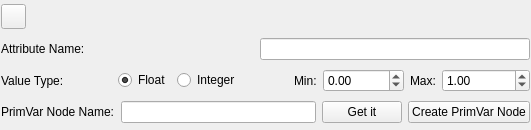
<?xml version="1.0" encoding="UTF-8"?>
<ui version="4.0">
 <class>Form</class>
 <widget class="QWidget" name="Form">
  <property name="geometry">
   <rect>
    <x>0</x>
    <y>0</y>
    <width>531</width>
    <height>130</height>
   </rect>
  </property>
  <property name="maximumSize">
   <size>
    <width>16777215</width>
    <height>130</height>
   </size>
  </property>
  <property name="windowTitle">
   <string>Form</string>
  </property>
  <layout class="QVBoxLayout" name="mainLayout">
   <property name="margin">
    <number>1</number>
   </property>
   <item>
    <widget class="QPushButton" name="delete_this">
     <property name="minimumSize">
      <size>
       <width>25</width>
       <height>25</height>
      </size>
     </property>
     <property name="maximumSize">
      <size>
       <width>25</width>
       <height>25</height>
      </size>
     </property>
     <property name="text">
      <string/>
     </property>
    </widget>
   </item>
   <item>
    <layout class="QHBoxLayout" name="horizontalLayout">
     <item>
      <widget class="QLabel" name="label">
       <property name="text">
        <string>Attribute Name:</string>
       </property>
      </widget>
     </item>
     <item>
      <widget class="QLineEdit" name="attr_name">
       <property name="maximumSize">
        <size>
         <width>270</width>
         <height>16777215</height>
        </size>
       </property>
      </widget>
     </item>
    </layout>
   </item>
   <item>
    <layout class="QHBoxLayout" name="horizontalLayout_3">
     <item>
      <widget class="QLabel" name="label_2">
       <property name="text">
        <string>Value Type:</string>
       </property>
      </widget>
     </item>
     <item>
      <spacer name="horizontalSpacer_2">
       <property name="orientation">
        <enum>Qt::Horizontal</enum>
       </property>
       <property name="sizeHint" stdset="0">
        <size>
         <width>40</width>
         <height>20</height>
        </size>
       </property>
      </spacer>
     </item>
     <item>
      <widget class="QRadioButton" name="type_float">
       <property name="text">
        <string>Float</string>
       </property>
       <property name="checked">
        <bool>true</bool>
       </property>
      </widget>
     </item>
     <item>
      <widget class="QRadioButton" name="type_int">
       <property name="text">
        <string>Integer</string>
       </property>
      </widget>
     </item>
     <item>
      <spacer name="horizontalSpacer">
       <property name="orientation">
        <enum>Qt::Horizontal</enum>
       </property>
       <property name="sizeHint" stdset="0">
        <size>
         <width>40</width>
         <height>20</height>
        </size>
       </property>
      </spacer>
     </item>
     <item>
      <widget class="QLabel" name="label_3">
       <property name="text">
        <string>Min:</string>
       </property>
      </widget>
     </item>
     <item>
      <widget class="QDoubleSpinBox" name="min_value">
       <property name="minimum">
        <double>-10000.000000000000000</double>
       </property>
       <property name="singleStep">
        <double>0.100000000000000</double>
       </property>
      </widget>
     </item>
     <item>
      <widget class="QLabel" name="label_4">
       <property name="text">
        <string>Max:</string>
       </property>
      </widget>
     </item>
     <item>
      <widget class="QDoubleSpinBox" name="max_value">
       <property name="minimum">
        <double>-100000000.000000000000000</double>
       </property>
       <property name="maximum">
        <double>99990000.000000000000000</double>
       </property>
       <property name="singleStep">
        <double>0.100000000000000</double>
       </property>
       <property name="value">
        <double>1.000000000000000</double>
       </property>
      </widget>
     </item>
    </layout>
   </item>
   <item>
    <layout class="QHBoxLayout" name="horizontalLayout_2">
     <item>
      <widget class="QLabel" name="label_5">
       <property name="text">
        <string>PrimVar Node Name:</string>
       </property>
      </widget>
     </item>
     <item>
      <widget class="QLineEdit" name="primvar_node_name">
       <property name="minimumSize">
        <size>
         <width>110</width>
         <height>0</height>
        </size>
       </property>
      </widget>
     </item>
     <item>
      <widget class="QPushButton" name="get_node_name">
       <property name="text">
        <string>Get it</string>
       </property>
      </widget>
     </item>
     <item>
      <widget class="QPushButton" name="create_node">
       <property name="text">
        <string>Create PrimVar Node</string>
       </property>
      </widget>
     </item>
    </layout>
   </item>
  </layout>
 </widget>
 <resources/>
 <connections/>
</ui>
